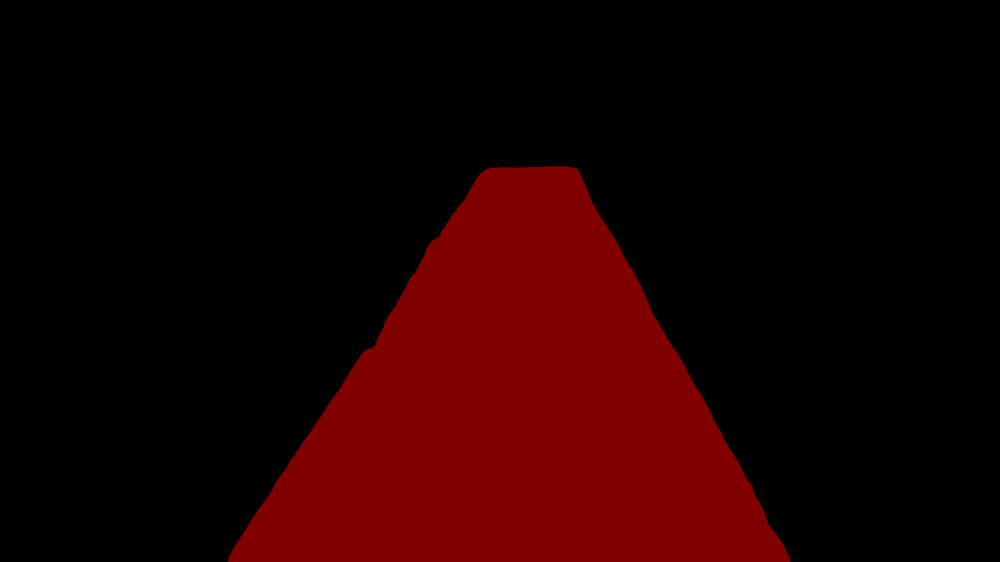
#> input picture result4.png, 1000 x 562 px, shrunk from 1920 x 1080 before the run
$ python contour.py   (older library calls are emulated)
#> lines starting #> are read from the running program, lines starting #| are printed output that depends on the picture; after the words box and inside, x2 and y2 are one past the last pixel; in counts of white or black regions, pixels touching at a corner belong together
# 标出图像轮廓线

import cv2
import numpy as np

'''
        created on Tues jan 08:28:51 2018
        @author: ren_dong

        contour detection
        cv2.findContours()    寻找轮廓
        cv2.drawContours()    绘制轮廓
'''
# 加载图像img
img = cv2.imread('result4.png')
#> img is the input picture: shape (562, 1000, 3); mean B, G, R 0, 0, 29.5


'''
灰度化处理,注意必须调用cv2.cvtColor(),
如果直接使用cv2.imread('1.jpg',0),会提示图像深度不对,不符合cv2.CV_8U
'''
gray = cv2.cvtColor(img, cv2.COLOR_BGR2GRAY)
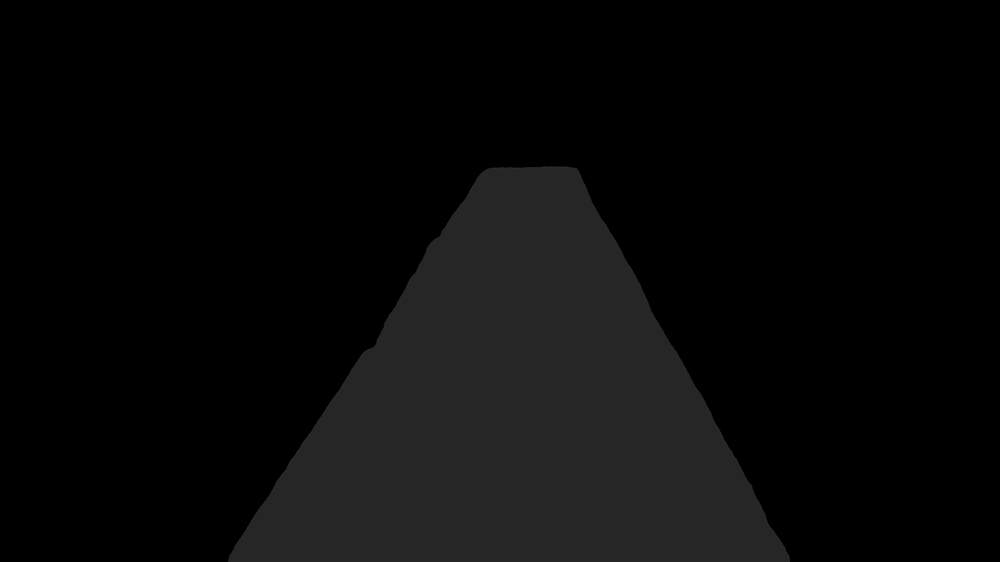
#> gray: shape (562, 1000); min 0, max 43, mean 8.8


# 调用cv2.threshold()进行简单阈值化,由灰度图像得到二值化图像
#  输入图像必须为单通道8位或32位浮点型
ret, thresh = cv2.threshold(gray, 20, 255, 0)
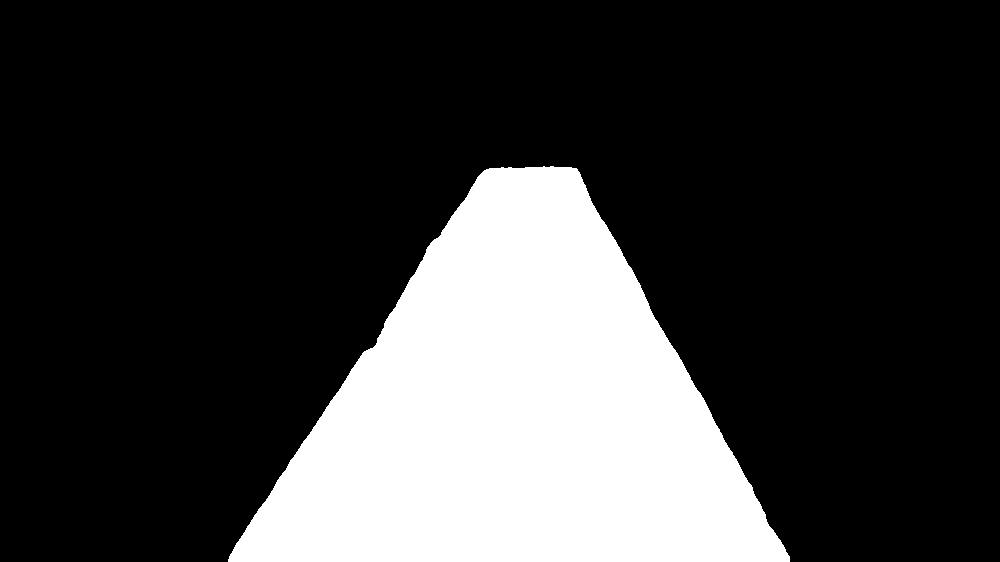
#> thresh: shape (562, 1000); 23.1% white; 1 white region


# 调用cv2.findContours()寻找轮廓,返回修改后的图像,轮廓以及他们的层次
contours, hierarchy = cv2.findContours(thresh, cv2.RETR_EXTERNAL, cv2.CHAIN_APPROX_SIMPLE)
#> contours = 1 contour; box (x1, y1, x2, y2) and area: (228, 166, 790, 562) 128872
# cv2.imshow('image', image)

mask1= cv2.drawContours(img, contours,-1,(128,128,255),10)
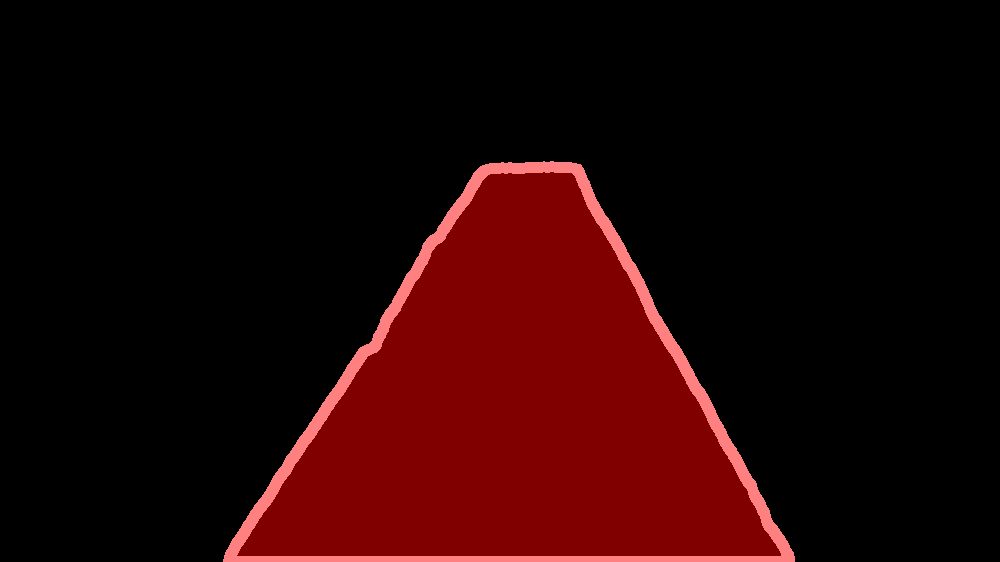
#> mask1: shape (562, 1000, 3); mean B, G, R 3.4, 3.4, 34.2
cv2.imshow('mask1', mask1)
'''
for contour in contours:
    epsilon = 0.04 * cv2.arcLength(contour, True)
    approx = cv2.approxPolyDP(contour, epsilon, True)

    # 如果逼近后的轮廓有四个顶点，则认为是四边形
    print(approx)
        # 提取四边形的角点坐标
    corner1 = tuple(approx[0][0])
    corner2 = tuple(approx[1][0])
    corner3 = tuple(approx[2][0])
    corner4 = tuple(approx[3][0])
    print(corner4)
    # 在图像上标记角点
    cv2.circle(img, corner1, 20, (0, 0, 255), -1)
    cv2.circle(img, corner2, 20, (0, 0, 255), -1)
    cv2.circle(img, corner3, 20, (0, 0, 255), -1)
    cv2.circle(img, corner4, 20, (0, 0, 255), -1)

# 显示标记了角点的图像
cv2.imshow("Image with Corners", img)
cv2.waitKey(0)
cv2.destroyAllWindows()
'''

cv2.imwrite("contour2.jpg",mask1)
cv2.waitKey(0)
cv2.destroyAllWindows()
'''print('contours[0]:', contours[0])
print('len(contours):', len(contours))
print('hierarchy.shape:', hierarchy.shape)
print('hierarchy:', hierarchy)

# 调用cv2.drawContours()在原图上绘制轮廓
img = cv2.drawContours(img, contours, -1, (0, 255, 0), 2)
cv2.imshow('contours', img)

cv2.waitKey()
cv2.destroyAllWindows()
'''

$ run again, with result1.png copied over result4.png
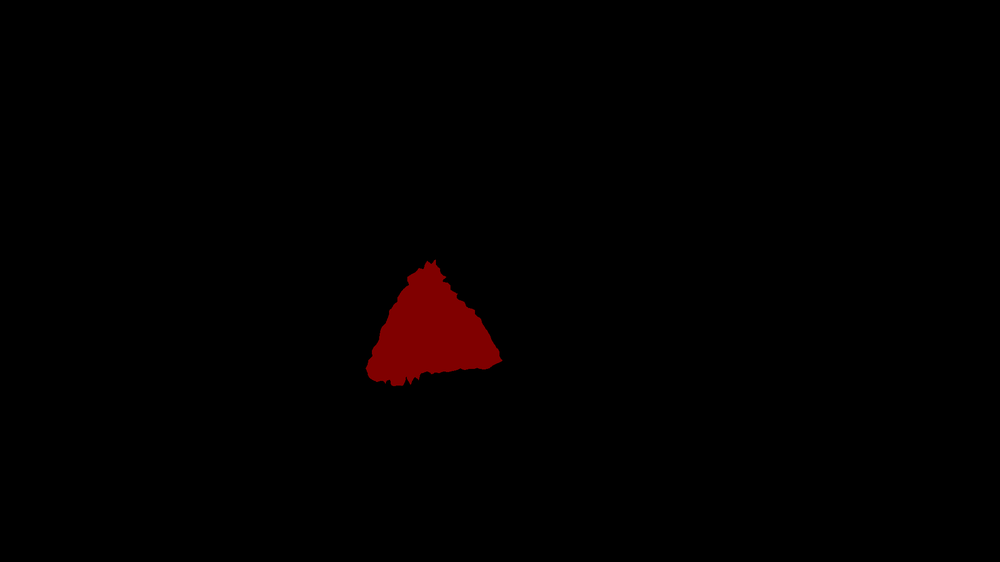
#> input picture result1.png, 1000 x 562 px, shrunk from 1920 x 1080 before the run
#> img is the input picture: shape (562, 1000, 3); mean B, G, R 0, 0, 2.2
#> `ret, thresh = cv2.threshold(gray, 20, 255, 0)`:
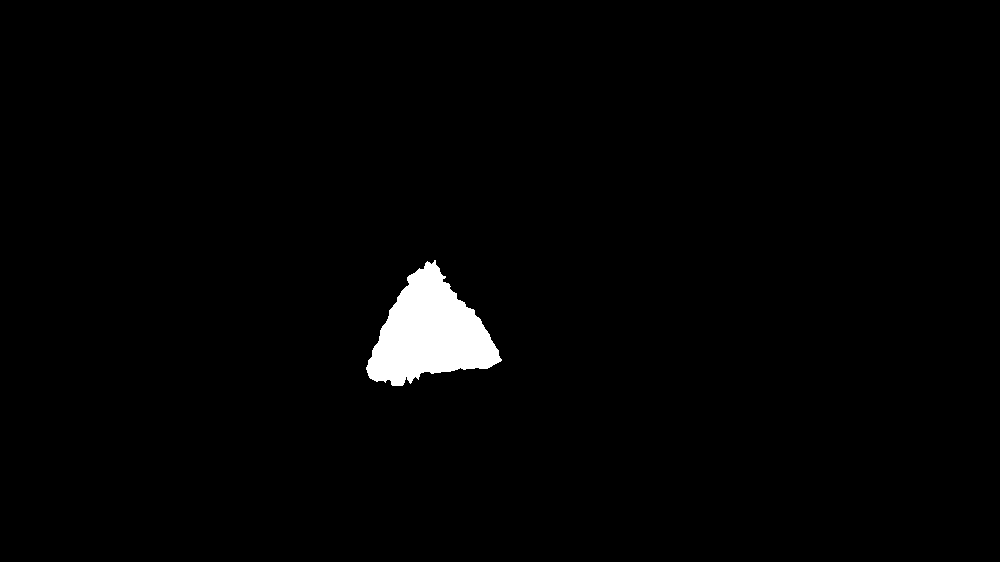
#> thresh: shape (562, 1000); 1.7% white; 1 white region
#> contours = 1 contour; box (x1, y1, x2, y2) and area: (366, 260, 502, 386) 9328
